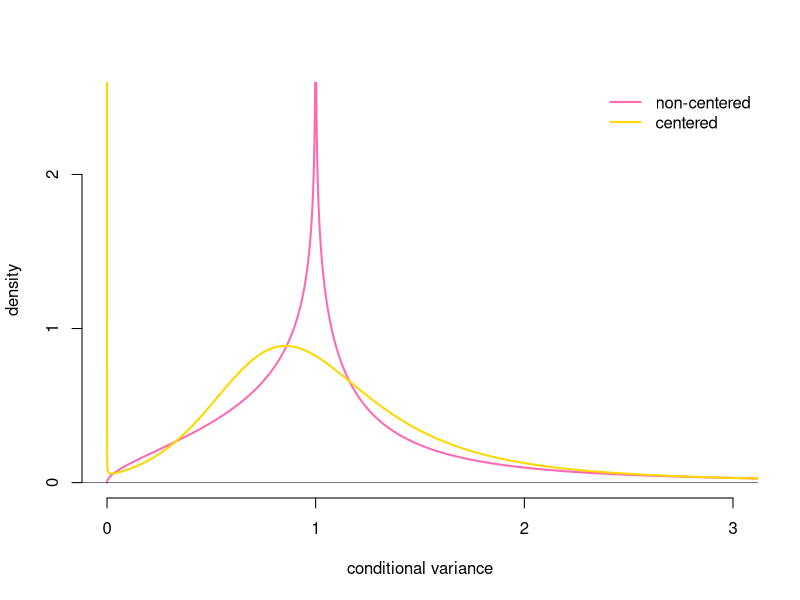

Reproduce this figure in R.
## ---- chunk 1
options(prompt = 'R> ', continue = '+ ')
bspink = "#ff69b4"
bsyell = "#ffd700"
## ---- chunk 2

p_svnc_log      = function(x,t){
  # log-variances non-centered SV
  (pi*sqrt(t*sigma.omega.sq))^(-1)*besselK(abs(x)/sqrt(t*sigma.omega.sq),0)
}
p_sv_log        = function(x,t){
  # log-variances SV
  gamma((sigma.nu+1)/2)/gamma((sigma.nu)/2)*pi^(-1/2)*((t+1)*sigma.s)^(-1/2)*(1+((t+1)*sigma.s)^(-1)*x^(2))^(-(sigma.nu+1)/2)
}
p_svnc          = function(x,t){
  # variances non-centered SV
  (pi*sqrt(t*sigma.omega.sq)*x)^(-1)*besselK(abs(log(x))/sqrt(t*sigma.omega.sq),0)
}
p_sv            = function(x,t){
  # variances SV
  gamma((sigma.nu+1)/2)/gamma((sigma.nu)/2)*pi^(-1/2)*sigma.s^(sigma.nu/2)*(t+1)^(-1/2)*(x)^(-1)*(sigma.s+(t+1)^(-1)*(log(x))^(2))^(-(sigma.nu+1)/2)
}

T               = 5
zlimabrar       = 2.5
grid            = seq(from=-2.5, to=2.5, by=0.00001)
grid_var        = seq(from=0.00000001, to=3.2, by=0.00001)

s               = 0.1
sigma.omega.sq  = s   # conditional variance hyper-parameter
sigma.s         = s   # log-conditional variance hyper-parameter
sigma.nu        = 3   # log-conditional variance hyper-parameter

plot(
  x = grid_var, 
  y = p_svnc(grid_var,T), 
  type = "l", 
  main = "", 
  col = bspink, 
  lwd = 2,
  xlim = c(0,3), 
  ylim = c(0,zlimabrar), 
  xlab = "conditional variance", 
  ylab = "density", 
  frame.plot = FALSE, 
  axes = FALSE
)
lines(
  x = grid_var, 
  y = p_sv(grid_var, T), 
  col = bsyell,
  lwd = 2
)
legend(
  "topright",
  legend = c("non-centered", "centered"),
  col = c(bspink, bsyell),
  lwd = 2,
  bty = "n"
)
axis(2, c(0,1,2), c(0,1,2))
axis(1, c(0,1,2,3), c(0,1,2,3))
abline(h = 0, lwd = 0.5)
